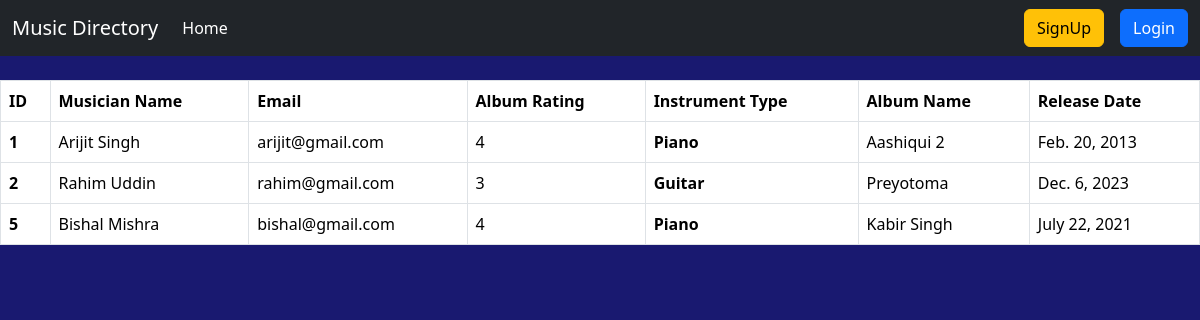
The page / on the database its author committed.
### Album_app/models.py (models this page shows, shortened)
class Album(models.Model):
    album_name = models.CharField(max_length=100)
    album_release_date = models.DateField()
    RATING_CHOICES = [
        (1, 'One'),
        (2, 'Two'),
        (3, 'Three'),
        (4, 'Four'),
        (5, 'Five'),
    ]
    ratings = models.IntegerField(choices=RATING_CHOICES) # Stores the rating as an integer
    Musician = models.ForeignKey(Musician, on_delete=models.CASCADE)

### Musician_app/models.py (models this page shows, shortened)
class Musician(models.Model):
    first_name = models.CharField(max_length=50)
    last_name = models.CharField(max_length=50)
    email = models.EmailField(unique=True)
    phone = models.CharField(max_length=12, blank=True, null=True)  # Allow optional phone numbers
    instrument = models.CharField(max_length=100)

### Musician_Directory/views.py (the view)
# urls.py: path('', views.AlbumView.as_view(), name='home_page'),
class AlbumView(ListView):
    template_name = 'homePage.html'
    model = Album
    context_object_name = 'albums'

### templates/homePage.html (shortened to what this page needs)
{% extends "base.html" %}
{% block content %}
    <table class="table table-bordered mt-4">
        <thead>
            <tr>
                <th scope="col">ID</th>
                <th scope="col">Musician Name</th>
                <th scope="col">Email</th>
                <th scope="col">Album Rating</th>
                <th scope="col">Instrument Type</th>
                <th scope="col">Album Name</th>
                <th scope="col">Release Date</th>
            </tr>
        </thead>
        <tbody>
            {% for albumData in albums %}
                <tr>
                <th>{{albumData.id}}</th>
                {% if user.is_authenticated %}
                <td>
                    <a href=" {% url  'edit_musician' albumData.Musician.id %} " class="text-decoration-none">
                    {{albumData.Musician.first_name}}
                    {{albumData.Musician.last_name}}
                    </a>
                </td>
                {% else %}
                <td>
                    {{albumData.Musician.first_name}}
                    {{albumData.Musician.last_name}}
                </td>
                {% endif %}
                <td> {{albumData.Musician.email}} </td>
                <td> {{albumData.ratings}} </td>
                <th> {{albumData.Musician.instrument}} </th>
                <td> {{albumData.album_name}} </td>
                <td> {{albumData.album_release_date}} </td>
                </tr>
            {% endfor %}
        </tbody>
    </table>
{% endblock content %}

### rows shown on the page
Album: id "1", Musician.first_name "Arijit", Musician.last_name "Singh", Musician.email "arijit@gmail.com", ratings "4", Musician.instrument "Piano", album_name "Aashiqui 2", album_release_date "Feb. 20, 2013"
Album: id "2", Musician.first_name "Rahim", Musician.last_name "Uddin", Musician.email "rahim@gmail.com", ratings "3", Musician.instrument "Guitar", album_name "Preyotoma", album_release_date "Dec. 6, 2023"
Album: id "5", Musician.first_name "Bishal", Musician.last_name "Mishra", Musician.email "bishal@gmail.com", ratings "4", Musician.instrument "Piano", album_name "Kabir Singh", album_release_date "July 22, 2021"
